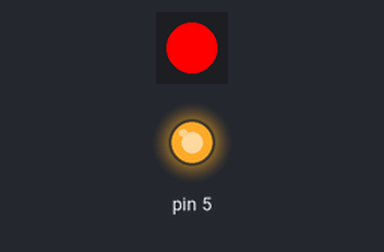
A sketch run on a simulated Arduino Uno, built with avr-gcc and run on an emulated ATmega328P. On the bench: 1 RGB LEDs in strip order, left to right, output pins drawn as LEDs (lit = HIGH).

Above: at 0.2 s.
At 1.7 s:
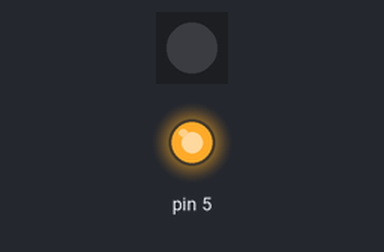
Timing chart, 0 to 3.0 s (numbered marks = the images above):
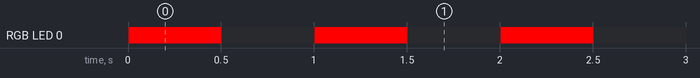

Measured:
- by itself, RGB LED 0: alternates RGB(255, 0, 0) for 0.50 s and off for 0.50 s

The sketch:

BlinkFastLED.ino
```cpp
#include "FastLED.h"

// How many leds in your strip?
#define NUM_LEDS 1

// For led chips like Neopixels, which have a data line, ground, and power, you just
// need to define DATA_PIN.  For led chipsets that are SPI based (four wires - data, clock,
// ground, and power), like the LPD8806 define both DATA_PIN and CLOCK_PIN
#define DATA_PIN 6
#define CLOCK_PIN 13

// Define the array of leds
CRGB leds[NUM_LEDS];

void setup() {
      pinMode(5,OUTPUT);
      digitalWrite(5,HIGH);
      // Uncomment/edit one of the following lines for your leds arrangement.
      // FastLED.addLeds<TM1803, DATA_PIN, RGB>(leds, NUM_LEDS);
      // FastLED.addLeds<TM1804, DATA_PIN, RGB>(leds, NUM_LEDS);
      // FastLED.addLeds<TM1809, DATA_PIN, RGB>(leds, NUM_LEDS);
       FastLED.addLeds<WS2811, DATA_PIN, RGB>(leds, NUM_LEDS);
      // FastLED.addLeds<WS2812, DATA_PIN, RGB>(leds, NUM_LEDS);
      // FastLED.addLeds<WS2812B, DATA_PIN, RGB>(leds, NUM_LEDS);
  	  //FastLED.addLeds<NEOPIXEL, DATA_PIN>(leds, NUM_LEDS);
      // FastLED.addLeds<APA104, DATA_PIN, RGB>(leds, NUM_LEDS);
      // FastLED.addLeds<UCS1903, DATA_PIN, RGB>(leds, NUM_LEDS);
      // FastLED.addLeds<UCS1903B, DATA_PIN, RGB>(leds, NUM_LEDS);
      // FastLED.addLeds<GW6205, DATA_PIN, RGB>(leds, NUM_LEDS);
      // FastLED.addLeds<GW6205_400, DATA_PIN, RGB>(leds, NUM_LEDS);

      // FastLED.addLeds<WS2801, RGB>(leds, NUM_LEDS);
      // FastLED.addLeds<SM16716, RGB>(leds, NUM_LEDS);
      // FastLED.addLeds<LPD8806, RGB>(leds, NUM_LEDS);
      // FastLED.addLeds<P9813, RGB>(leds, NUM_LEDS);
      // FastLED.addLeds<APA102, RGB>(leds, NUM_LEDS);
      // FastLED.addLeds<DOTSTAR, RGB>(leds, NUM_LEDS);

      // FastLED.addLeds<WS2801, DATA_PIN, CLOCK_PIN, RGB>(leds, NUM_LEDS);
      // FastLED.addLeds<SM16716, DATA_PIN, CLOCK_PIN, RGB>(leds, NUM_LEDS);
      // FastLED.addLeds<LPD8806, DATA_PIN, CLOCK_PIN, RGB>(leds, NUM_LEDS);
      // FastLED.addLeds<P9813, DATA_PIN, CLOCK_PIN, RGB>(leds, NUM_LEDS);
      // FastLED.addLeds<APA102, DATA_PIN, CLOCK_PIN, RGB>(leds, NUM_LEDS);
      // FastLED.addLeds<DOTSTAR, DATA_PIN, CLOCK_PIN, RGB>(leds, NUM_LEDS);
}

void loop() {
  // Turn the LED on, then pause
  leds[0] = CRGB::Red;
  FastLED.show();
  delay(500);
  // Now turn the LED off, then pause
  leds[0] = CRGB::Black;
  FastLED.show();
  delay(500);
}
```
